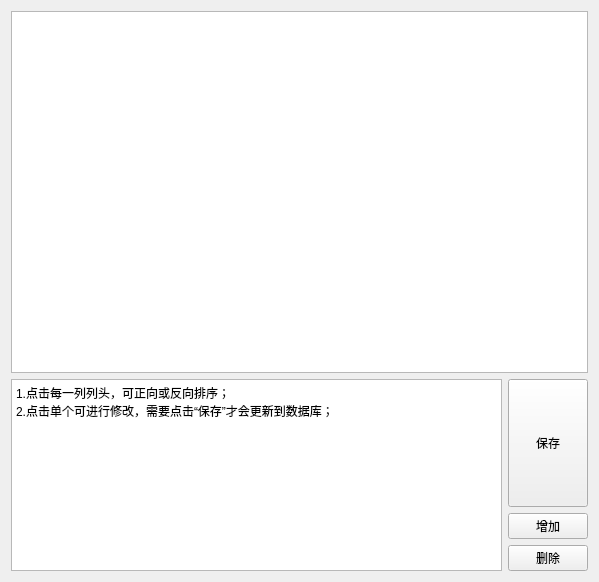
<?xml version="1.0" encoding="UTF-8"?>
<ui version="4.0">
 <class>MainWindow</class>
 <widget class="QMainWindow" name="MainWindow">
  <property name="geometry">
   <rect>
    <x>0</x>
    <y>0</y>
    <width>599</width>
    <height>582</height>
   </rect>
  </property>
  <property name="windowTitle">
   <string>MainWindow</string>
  </property>
  <widget class="QWidget" name="centralWidget">
   <layout class="QVBoxLayout" name="verticalLayout_2" stretch="1,0">
    <item>
     <widget class="QTableView" name="tableView"/>
    </item>
    <item>
     <layout class="QHBoxLayout" name="horizontalLayout">
      <item>
       <widget class="QTextEdit" name="textEdit">
        <property name="sizePolicy">
         <sizepolicy hsizetype="Expanding" vsizetype="Expanding">
          <horstretch>0</horstretch>
          <verstretch>0</verstretch>
         </sizepolicy>
        </property>
        <property name="html">
         <string>&lt;!DOCTYPE HTML PUBLIC &quot;-//W3C//DTD HTML 4.0//EN&quot; &quot;http://www.w3.org/TR/REC-html40/strict.dtd&quot;&gt;
&lt;html&gt;&lt;head&gt;&lt;meta name=&quot;qrichtext&quot; content=&quot;1&quot; /&gt;&lt;style type=&quot;text/css&quot;&gt;
p, li { white-space: pre-wrap; }
&lt;/style&gt;&lt;/head&gt;&lt;body style=&quot; font-family:'SimSun'; font-size:9pt; font-weight:400; font-style:normal;&quot;&gt;
&lt;p style=&quot; margin-top:0px; margin-bottom:0px; margin-left:0px; margin-right:0px; -qt-block-indent:0; text-indent:0px;&quot;&gt;1.点击每一列列头，可正向或反向排序；&lt;/p&gt;
&lt;p style=&quot; margin-top:0px; margin-bottom:0px; margin-left:0px; margin-right:0px; -qt-block-indent:0; text-indent:0px;&quot;&gt;2.点击单个可进行修改，需要点击“保存”才会更新到数据库；&lt;/p&gt;&lt;/body&gt;&lt;/html&gt;</string>
        </property>
       </widget>
      </item>
      <item>
       <layout class="QVBoxLayout" name="verticalLayout">
        <item>
         <widget class="QPushButton" name="pushButton_save">
          <property name="sizePolicy">
           <sizepolicy hsizetype="Minimum" vsizetype="Minimum">
            <horstretch>0</horstretch>
            <verstretch>0</verstretch>
           </sizepolicy>
          </property>
          <property name="text">
           <string>保存</string>
          </property>
         </widget>
        </item>
        <item>
         <widget class="QPushButton" name="pushButton_add">
          <property name="text">
           <string>增加</string>
          </property>
         </widget>
        </item>
        <item>
         <widget class="QPushButton" name="pushButton_del">
          <property name="text">
           <string>删除</string>
          </property>
         </widget>
        </item>
       </layout>
      </item>
     </layout>
    </item>
   </layout>
  </widget>
 </widget>
 <layoutdefault spacing="6" margin="11"/>
 <resources/>
 <connections/>
</ui>
